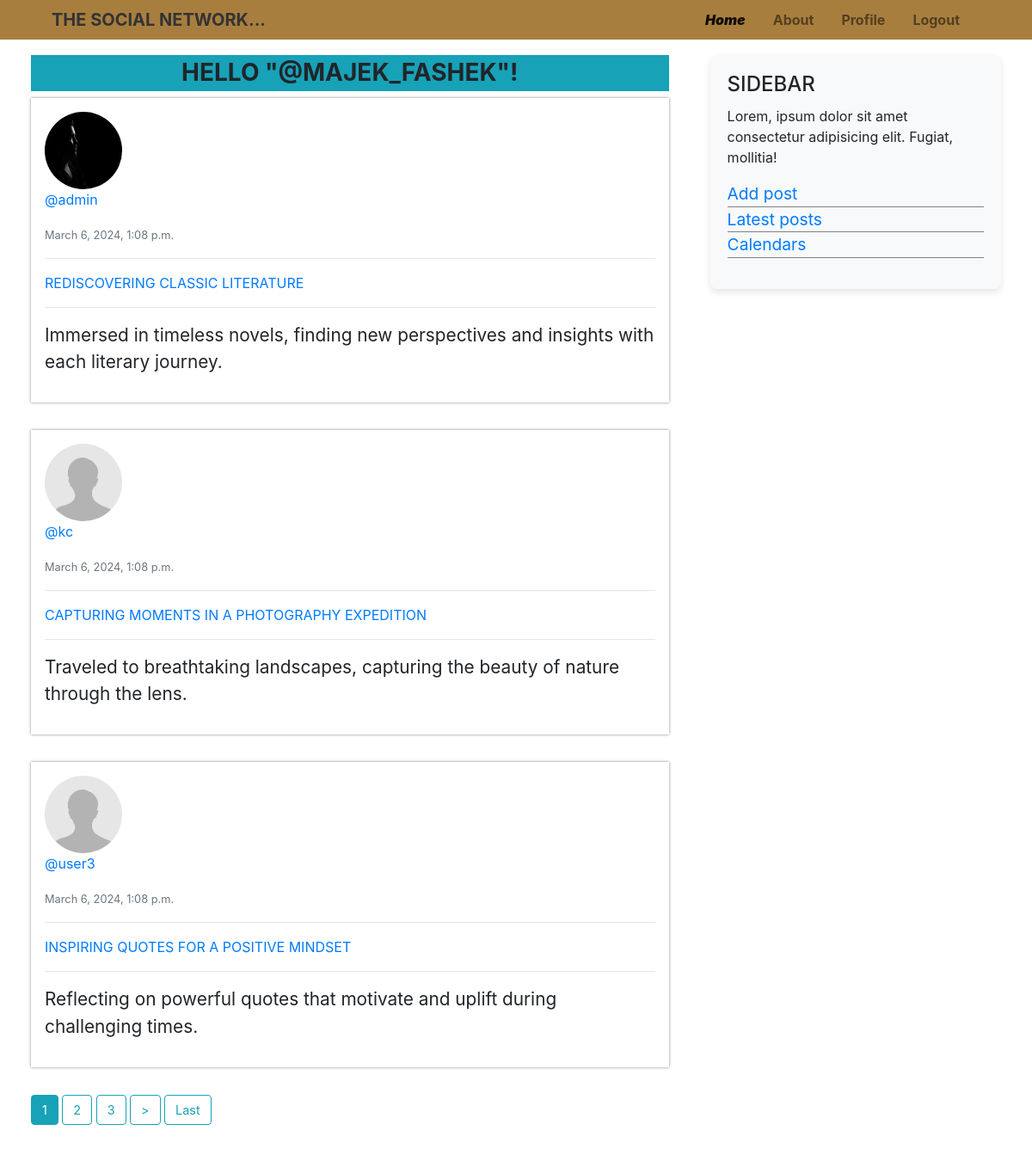
/ (signed in), run on the app's committed database.
### blogapp/models.py (models this page shows, shortened)
class Post(models.Model):
    title = models.CharField(max_length=100)
    content = models.TextField()
    date_posted = models.DateTimeField(default=timezone.now) #uses the system timezone settings
    author = models.ForeignKey(User, on_delete=models.CASCADE)

### users/models.py (models this page shows, shortened)
class Profile(models.Model):
    user = models.OneToOneField(User,on_delete=models.CASCADE)
    image = models.ImageField(default='default.png', upload_to='profile_pics')

### blogapp/views.py (the view)
# urls.py: path("", views.Homepage.as_view(), name="blog-home"),           # HOMEPAGE LINK 1
class Homepage(LoginRequiredMixin,ListView):
    model = Post
    template_name = 'blogapp/index.html'
    ordering = ['-date_posted']
    context_object_name = 'posts'
    paginate_by = 3

### blogapp/templates/blogapp/index.html (shortened to what this page needs)
<!DOCTYPE html>
<html lang="en">
    <head>
    {% load static %}
    <link rel="stylesheet" href="https://stackpath.bootstrapcdn.com/bootstrap/4.5.2/css/bootstrap.min.css">
    <link rel="stylesheet" href="{% static 'css/index.css' %}?{% now 'U'%}">
</head>
<body>
    <div class="body-content">
        {% block navbar %}
        <nav class="navbar navbar-expand-lg navbar-light navbar-custom">
        {% if request.user.is_authenticated %}
            <a class="navbar-brand" href="{% url 'blog-home'%}">THE SOCIAL NETWORK...</a>
        {% else %}
            <a class="navbar-brand" href="{% url 'login'%}">THE SOCIAL NETWORK...</a>
        {% endif %}
            <div class="collapse navbar-collapse" id="navbarNav">
                <ul class="navbar-nav ml-auto">
                {% if request.user.is_authenticated %}
                    <li class="nav-item ">
                        <a class="nav-link" href="{% url 'blog-home'%}">Home</a>
                    </li>
                    <li class="nav-item">
                        <a class="nav-link" href="{% url 'blog-about'%}">About</a>
                    </li>
                    <li class="nav-item">
                        <a class="nav-link" href="{% url 'profile'%}">Profile</a>
                    </li>
                    <li class="nav-item">
                        <button type="button" class="nav-link" data-bs-toggle="modal" data-bs-target="#exampleModal">Logout</button>
                    </li>
                {% endif %}
                </ul>
            </div>
        </nav>
        {% endblock navbar %}
        {% block body %}
        <section class="content-container">
            <div class="left-section">
            {% block content %}
                <div class="container-fluid bg-info text-uppercase font-weight-bold h3 text-lg-center p-1">
                    HELLO "@{{request.user.username}}"!
                </div>
                {% for item in posts %}
                    <div class="contents">
                        <img src="{{item.author.profile.image.url}}" alt="dp" class="rounded-circle dp">
                        <div class="media-body">
                            {% if item.author != request.user %}
                                <p class="author"><a href="{% url 'blog-profile' item.author.profile.user item.author.profile.pk %}" class="author text-decoration-none">@{{item.author}}</a></p>
                            {% else %}
                                <p class="author"><a href="{% url 'profile' %}" class="author text-decoration-none">@{{item.author}}</a></p>
                            {% endif %}
                            <small class="text-muted">
                                {{item.date_posted}}
                            </small>
                        </div>
                        <hr>
                        <p class="title mb-0"><a href="{% url 'post-detail' item.pk %}" class="text-decoration-none">{{item.title}} </a></p>
                        <hr>
                        <p class="post-content">{{item.content}}</p>
                    </div>
                {% endfor %}
                {% if is_paginated %}
                    {% for num in page_obj.paginator.page_range %}
                        {% if page_obj.number == num %}
                            <a href="?page={{num}}" class="btn btn-info mb-4">{{num}}</a>
                        {% elif num > page_obj.number|add:'-3' and num < page_obj.number|add:'3' %}
                            <a href="?page={{num}}" class="btn btn-outline-info mb-4">{{num}}</a>
                        {% endif %}
                    {% endfor %}
                    {% if page_obj.has_next %}
                        <a href="?page={{page_obj.next_page_number}}" class="btn btn-outline-info mb-4">></a>
                        <a href="?page={{page_obj.paginator.num_pages}}" class="btn btn-outline-info mb-4">Last</a>
                    {% endif %}
                {% endif %}
            {% endblock content %}
            </div>
            {% block sidebar %}
                <div class="right-section">
                    <div class="sidebar">
                        <h2>SIDEBAR</h2>
                        <p>Lorem, ipsum dolor sit amet consectetur adipisicing elit. Fugiat, mollitia!</p>
                        <ul>
                            <li><a href="{% url 'post-create'%}">Add post</a></li>
                            <li><a href="#">Latest posts</a></li>
                            <li><a href="#">Calendars</a></li>
                        </ul>
                    </div>
                </div>
            {% endblock sidebar %}
        </section>
    {% endblock body %}
    </div>
</body>
</html>

### blogapp/static/css/index.css (style rules this page uses)
* { padding: 0; margin: 0; box-sizing: border-box; }
.navbar-custom { background-color: #a87e3f; }
.navbar-custom .navbar-brand, .navbar-custom { color: #333; }
.nav-link { color: rgb(17, 19, 17); }
.navbar-brand { font-weight: 700; }
.nav-item { margin-right: 1rem; font-weight: 700; }
.navbar { padding: 3px 5%; }
section.content-container { padding: 1.5% 3% 2%; display: flex; flex: 1; gap: 3rem; justify-content: space-evenly; }
.right-section { flex-shrink: 0; flex-basis: 30%; }
.sidebar { background-color: #f8f9fa; padding: 20px; border-radius: 8px; box-shadow: 0 4px 8px rgba(0, 0, 0, 0.1); width: 100%; }
.sidebar h2 { font-size: 1.5em; margin-bottom: 10px; }
.sidebar ul { width: 100%; list-style: none; padding: 0; }
.sidebar li { font-size: 1.2em; border-bottom: 1px solid grey; }
li a:hover, li a { text-decoration: none; }
.contents { margin-bottom: 2rem; box-shadow: 0 0 3px grey; padding: 1rem; }
.contents p.title { text-transform: uppercase; }
.active { color: rgb(5, 39, 5); font-weight: 900; font-style: italic; }
.btn { font-size: .9rem; }
button { font-weight: 700; background: transparent; border: none; outline: none; cursor: pointer; }
.dp { width: 90px; height: 90px; }
.post-content { font-size: 1.3rem; }

### data on the page
Post: author.profile.image (picture), author "admin", date_posted "March 6, 2024, 1:08 p.m.", title "REDISCOVERING CLASSIC LITERATURE", content "Immersed in timeless novels, finding new perspectives and insights with each literary journey."
Post: author.profile.image (placeholder picture), author "kc", date_posted "March 6, 2024, 1:08 p.m.", title "CAPTURING MOMENTS IN A PHOTOGRAPHY EXPEDITION", content "Traveled to breathtaking landscapes, capturing the beauty of nature through the lens."
Post: author.profile.image (placeholder picture), author "user3", date_posted "March 6, 2024, 1:08 p.m.", title "INSPIRING QUOTES FOR A POSITIVE MINDSET", content "Reflecting on powerful quotes that motivate and uplift during challenging times."

### other printed values
{{ request.user.username }} "MAJEK_FASHEK"
{{ num }} "1"
{{ num }} "2" "3"
